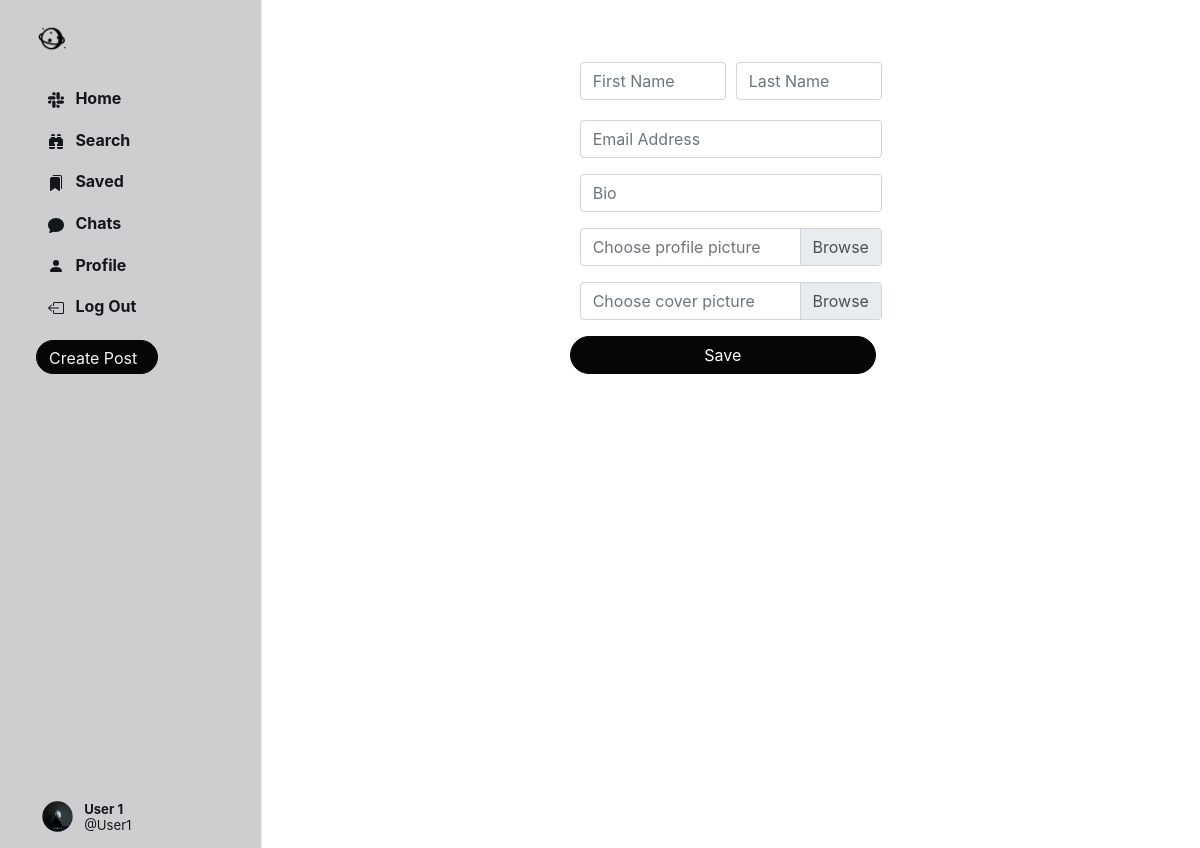
/edit_profile/ (signed in), run on the app's committed database.
### Network/models.py (models this page shows, shortened)
class User(AbstractUser):
    profile_pic = models.ImageField(upload_to='profile_pic/')
    bio = models.TextField(max_length=160, blank=True, null=True)
    cover = models.ImageField(upload_to='covers/', blank=True)
    follows = models.ManyToManyField("self", related_name="followed_by", symmetrical=False, blank=True)

### Network/views.py (the view, shortened to what this page needs)
# urls.py: path('edit_profile/', views.edit_profile, name="edit_profile"),
@login_required(login_url='login/')
def edit_profile(request):
    return render(template_name='edit_profile.html', request=request, context={})

### Network/templates/edit_profile.html (shortened to what this page needs)
{% extends 'index.html' %}
{% load static %}
{% block head %}
    <link rel="stylesheet" href="https://stackpath.bootstrapcdn.com/bootstrap/4.4.1/css/bootstrap.min.css"
>
    <link href="{% static 'css/login_style.css' %}" rel="stylesheet">
{% endblock %}
{% block edit_profile %}
    <div class="user-box" style="margin-top: 6vh;">
        <form action="{% url 'edit_profile' %}" method="POST" enctype="multipart/form-data">
            <div class="form-group">
                <div class="form-row align-items-center">
                    <div class="col-sm-6 my-1">
                        <input class="form-control inp fname" type="text" name="firstname"
                               placeholder="First Name"
                               autocomplete="off" autofocus>
                    </div>
                    <div class="col-sm-6 my-1">
                        <input class="form-control inp lname" type="text" name="lastname" placeholder="Last Name"
                               autocomplete="off">
                    </div>
                </div>
            </div>
            <div class="form-group">
                <input class="form-control inp email" type="email" name="email" placeholder="Email Address"
                       autocomplete="off">
            </div>
            <div class="form-group">
                <input class="form-control inp bio" type="text" name="bio" placeholder="Bio"
                       autocomplete="off">
            </div>
            <div class="form-group">
                <div class="custom-file">
                    <label class="custom-file-label" for="profile" id="profile-label"><span
                            style="color: #6c757d;">Choose profile picture</span></label>
                </div>
            </div>
            <div class="form-group">
                <div class="custom-file">
                    <label class="custom-file-label" for="cover" id="cover-label"><span
                            style="color: #6c757d;">Choose cover picture</span></label>
                </div>
            </div>
            <button id="save-btn" class="btn btn-success new-post-btn" type="submit">
                Save
            </button>
        </form>
    </div>
{% endblock %}

### Network/templates/sidenav.html (shortened to what this page needs)
{% load static %}
<div class="sidenav">
    <a href="{% url 'home' %}" class="navbar-brand">
        <img src="{% static 'images/logo_icon.png' %}" height="31px">
    </a>
    <div style="height: 100%;">
        <div>
            <div>
                <ul>
                    <li class="nav-item" id="all_posts">
                        <a href="{% url 'home' %}" class="nav-link">
                            <div>
                                &nbsp;&nbsp;Home
                            </div>
                        </a>
                    </li>
                    <li class="nav-item" id="library">
                        <a href="{% url 'search' %}" class="nav-link">
                            <div>
                                &nbsp;&nbsp;Search
                            </div>
                        </a>
                    </li>
                    <li class="nav-item" id="library">
                        <a href="{% url 'saved' %}" class="nav-link">
                            <div>
                                &nbsp;&nbsp;Saved
                            </div>
                        </a>
                    </li>
                    <li class="nav-item" id="profile">
                        <a href="{% url 'chats' %}" class="nav-link">
                            <div>
                                &nbsp;&nbsp;Chats
                            </div>
                        </a>
                    </li>
                    <li class="nav-item" id="profile">
                        <a href="{% url 'profile' user.username %}" class="nav-link">
                            <div>
                                <svg xmlns="http://www.w3.org/2000/svg" width="16" height="16" fill="currentColor"
                                     class="bi bi-person-fill" viewBox="0 0 16 16">
                                    <path d="M3 14s-1 0-1-1 1-4 6-4 6 3 6 4-1 1-1 1H3Zm5-6a3 3 0 1 0 0-6 3 3 0 0 0 0 6Z"/>
                                </svg>
                                &nbsp;&nbsp;Profile
                            </div>
                        </a>
                    </li>
                    <li class="nav-item" id="logout">
                        <a href="{% url 'logout' %}" class="nav-link">
                            <div>
                                &nbsp;&nbsp;Log Out
                            </div>
                        </a>
                    </li>
                </ul>
            </div>
        </div>
        <button id="popup-btn" class="btn btn-success new-post-btn" data-toggle="modal" data-target="#createPostModal">
            Create Post
        </button>
        <div style="position: absolute; bottom: 10px;">
            <li class="nav-item sidenav-user">
                <a href="{% url 'profile' user.username %}" class="nav-link">
                    <div class="user_account">
                        <div class="small-profilepic"
                             style="float: left; background-image: url({{ user.profile_pic.url }});"></div>
                        <div style="height: 2.7vw; margin: auto;">
                            <div style="margin-top: 4px;">
                                <strong>{{ user.first_name }} {{ user.last_name }}</strong></div>
                            <div class="grey" style="margin-top: 4px;">@{{ user.username }}</div>
                        </div>
                    </div>
                </a>
            </li>
        </div>
    </div>
</div>

### Network/static/css/style.css (style rules this page uses)
.btn { border-radius: 20px; padding: 0.32rem 1rem 0.375rem 1rem; }
.btn, .btn:focus, .btn:active { box-shadow: none !important; -webkit-box-shadow: none !important; }
#popup-btn { background-color: #060606; border-color: #060606; }
svg { vertical-align: text-top; }
.sidenav { height: 100%; width: 21.8%; position: fixed; top: 0; left: 0; list-style: none; border-right: .5px solid #e6ecf0; z-index: 100; padding: 15px 15px 15px 3%; background-color: rgba(62, 57, 65, 0.25); }
.sidenav ul { list-style: none; padding-left: 0px; margin-top: 3vh; }
.sidenav li { margin-top: 7px; }
.sidenav .nav-link { color: #14171a; line-height: .7em; font-weight: 700; padding: 0px; }
.sidenav .nav-link > div { padding: 10px 20px 8px 12px; border-radius: 25px; line-height: 0.9em; width: max-content; }
.user_account { display: flex; font-size: .82rem; font-weight: normal; padding-top: 3px !important; padding-bottom: 3px !important; padding-left: 3px !important; }
.user_account .small-profilepic { transform: scale(.82); margin-left: auto; margin-top: auto; }
.small-profilepic { width: 3.1vw; height: 3.1vw; border-radius: 9999px; overflow: hidden; margin-right: 8px; background-size: cover; background-repeat: no-repeat; background-position: center; box-sizing: content-box; }
.bio { margin-top: 8px; }

### Network/static/css/login_style.css (style rules this page uses)
.btn { color: white; background-color: #060606 !important; border-color: #060606 !important; border-radius: 999px; width: 95%; }
#popup-btn { padding: 10px 20px 8px 12px; border-radius: 25px; line-height: 0.9em; width: max-content; color: #f3f0f0; background-color: #060606; transition-duration: .2s; }
.user-box { background-color: #fff; width: 45%; border-radius: 5px; margin-top: 10vh; margin-left: auto; margin-right: auto; padding: 10px 50px 10px 50px; }
.user-box form > div { margin-left: 10px; margin-right: 10px; }
.custom-file-label { overflow: hidden; }

### data on the page
User: profile_pic (picture), first_name "User", last_name "1", username "User1"
